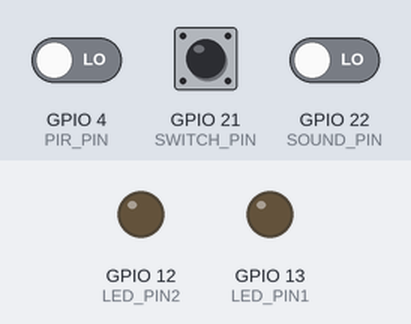
A program run on a simulated Raspberry Pi (BCM pin numbers). Shown: output pins drawn as LEDs (lit = HIGH). The test bench sets the inputs (shaded band); at power-on: GPIO 21 (SWITCH_PIN) LOW, GPIO 22 (SOUND_PIN) LOW, GPIO 4 (PIR_PIN) LOW. What the program prints to the terminal is not drawn.

Above: at 4.2 s.
4.3 s: GPIO 21 (SWITCH_PIN) pulled HIGH for 0.15 s
At 5.1 s:
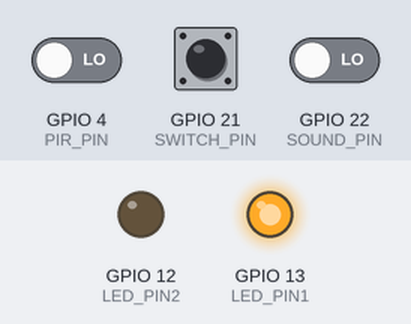
5.9 s: GPIO 21 (SWITCH_PIN) driven HIGH and GPIO 22 (SOUND_PIN) driven HIGH
At 6.3 s:
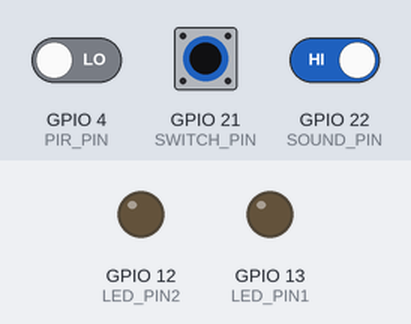
7.9 s: GPIO 22 (SOUND_PIN) driven LOW
At 9.1 s:
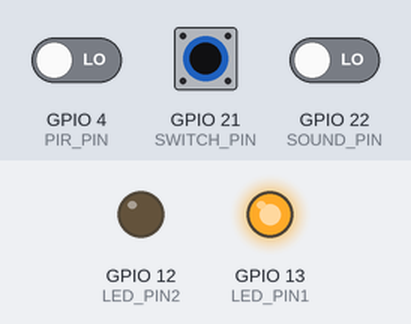
9.4 s: GPIO 22 (SOUND_PIN) driven HIGH
At 10.4 s:
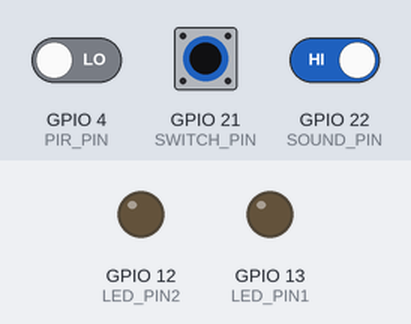
Timing chart, 0 to 12.4 s (numbered marks = the images above; inputs shaded):
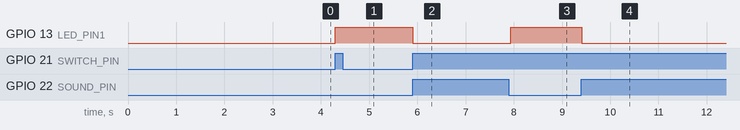

The program:

light.py
```python
import RPi.GPIO as GPIO
import time

LED_PIN1 = 13
LED_PIN2 = 12

PIR_PIN = 4
SOUND_PIN = 22
SWITCH_PIN = 21
GPIO.setmode(GPIO.BCM)

GPIO.setup(PIR_PIN, GPIO.IN)
GPIO.setup(SOUND_PIN, GPIO.IN)
GPIO.setup(LED_PIN1, GPIO.OUT)
GPIO.setup(LED_PIN2, GPIO.OUT)
GPIO.setup(SWITCH_PIN, GPIO.IN)

pwm = GPIO.PWM(LED_PIN2, 50)
pwm.start(0)


GPIO.setup(SWITCH_PIN, GPIO.IN, pull_up_down=GPIO.PUD_DOWN) #내부풀다운

time.sleep(2)
print('light ready!!')
time.sleep(1)


try:

    while True:

        val1 = GPIO.input(SWITCH_PIN)
        if val1 == GPIO.HIGH:
            print("light off")
            GPIO.output(LED_PIN1, val1)

            if GPIO.input(SOUND_PIN) == True:
                GPIO.output(LED_PIN2, True)
                GPIO.output(LED_PIN1, False)
                time.sleep(0.01)

                val = GPIO.input(PIR_PIN)
                if val == GPIO.HIGH:
                    print('움직임 감지')
                    GPIO.output(LED_PIN2, True)

                else :
                    print('움직임 없음')
                    GPIO.output(LED_PIN2, False)

                time.sleep(0.5)

            else :
                GPIO.output(LED_PIN1, True)
                GPIO.output(LED_PIN2, False)
                time.sleep(0.01)


finally:
    GPIO.cleanup()
    print('Exit and cleanup')
```

Measured:
- after the input at 4.3 s, GPIO 13 (LED_PIN1): LOW → HIGH at once
- after the input at 5.9 s, GPIO 13 (LED_PIN1): HIGH → LOW at once
- after the input at 7.9 s, GPIO 13 (LED_PIN1): LOW → HIGH at once
- after the input at 9.4 s, GPIO 13 (LED_PIN1): HIGH → LOW at once
